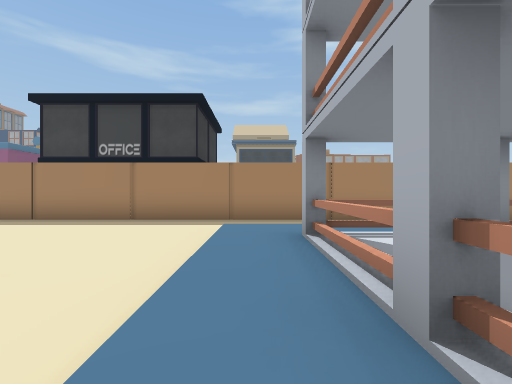
view 1 (above)

14 first-person views from a walk through a 3-D level made in the Unity game engine. The camera is 1.2 m above the floor, looks level and sees 90° across. The floor is counted in squares, 2 m on a side. Each view is taken from the middle of a square. On the plan, view 1 faces up. The plan holds only what a view shows up to about 9 squares ahead; the rest is blank. The place goes on beyond the plan.

view 2
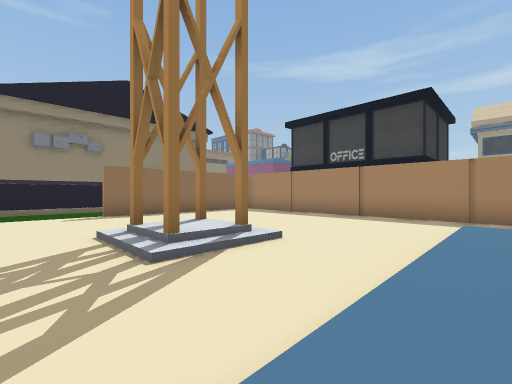

view 3
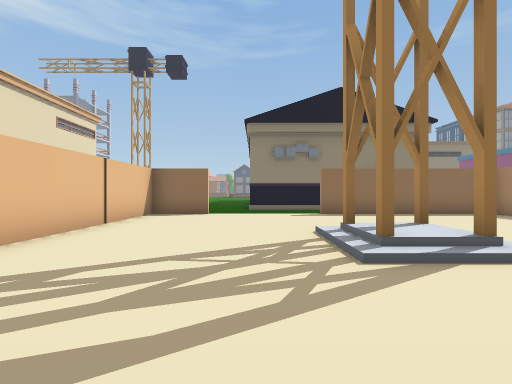

view 4
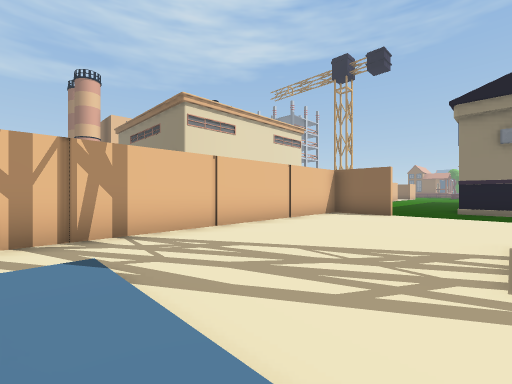

view 5
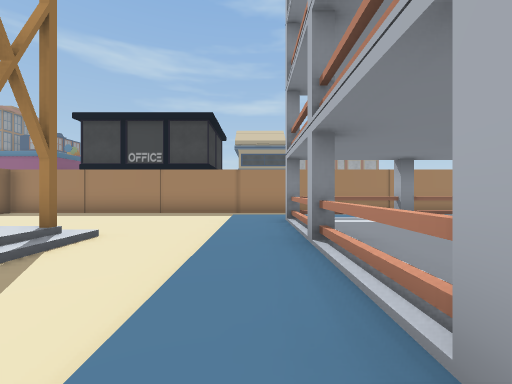

view 6
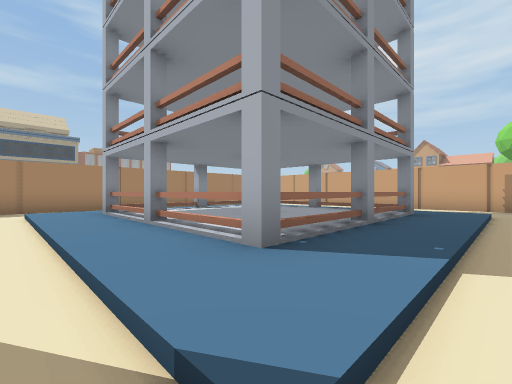

view 7
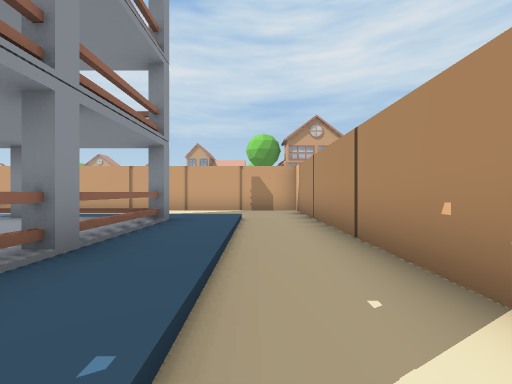

view 8
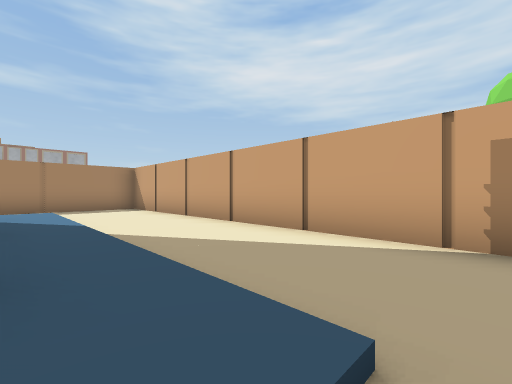

view 9
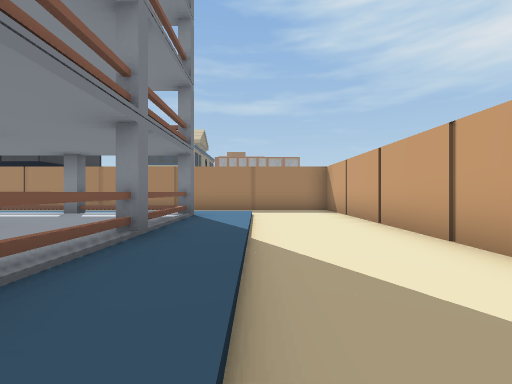

view 10
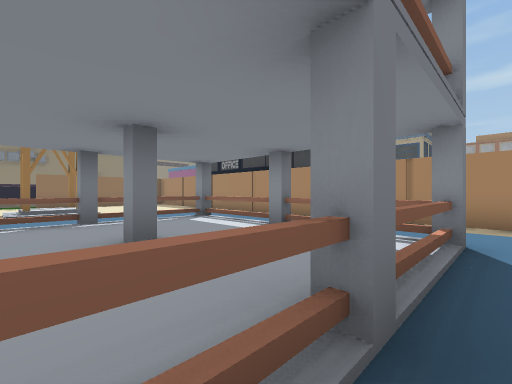

view 11
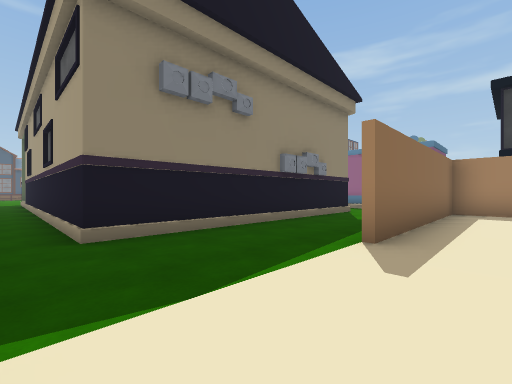

view 12
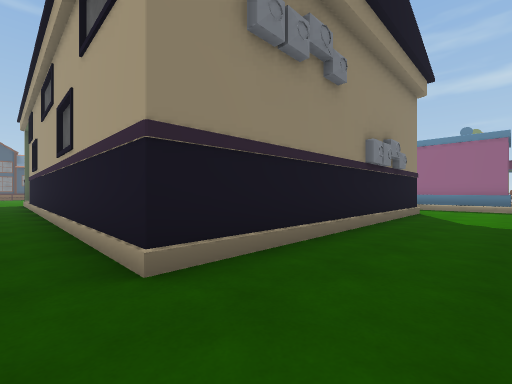

view 13
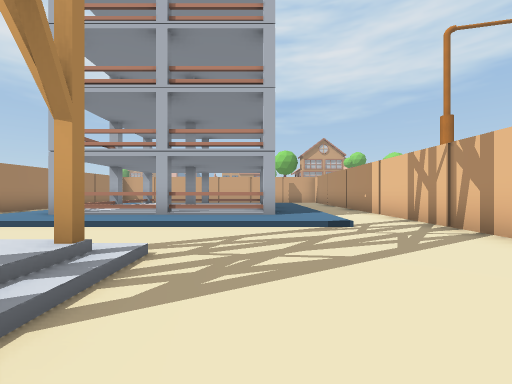

view 14
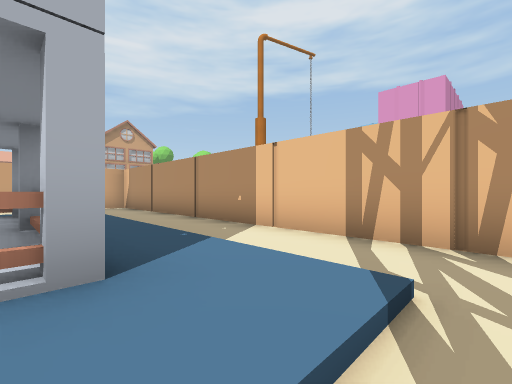

### Floor plan
Key: @ floor where view 1 was taken; # wall or solid block; . main floor; : floor 0.25 m higher than the main floor; / step, stairs or slope; T thing the floor can be seen under or through; O other object.
Columns run from 21 left of view 1 to 10 right of it. Each row starts with its distance up from view 1.
 10            ## O    O
  9            :  OOOOOO
  8           ///
  7           ...
  6           #..###################
  5           #..#.......////  //..#
  4           #..#.......:::: ::/..#
  3           #..#.......:TTTT#:/..#
  2           #..#.../#..:T:::#:/..#
  1           #......//..:T:#:#:/..#
  0           #....../#..@T:::#:/..#
 -1 ###########..........:#####:/..#
 -2 .....................:::::::/..#
 -3             .#.................#
 -4              ###################

Positions as (right, up) in squares from view 1, and headings:
1: (0, 0), facing up
2: (0, -1), facing up-left
3: (0, -1), facing left
4: (0, 0), facing down-left
5: (0, -2), facing up
6: (-1, -3), facing up-right
7: (1, -3), facing right
8: (6, -3), facing up-right
9: (7, -2), facing up
10: (6, 0), facing up-left
11: (-7, -2), facing up-left
12: (-9, -2), facing up-left
13: (-5, -1), facing right
14: (-1, -1), facing down-right
